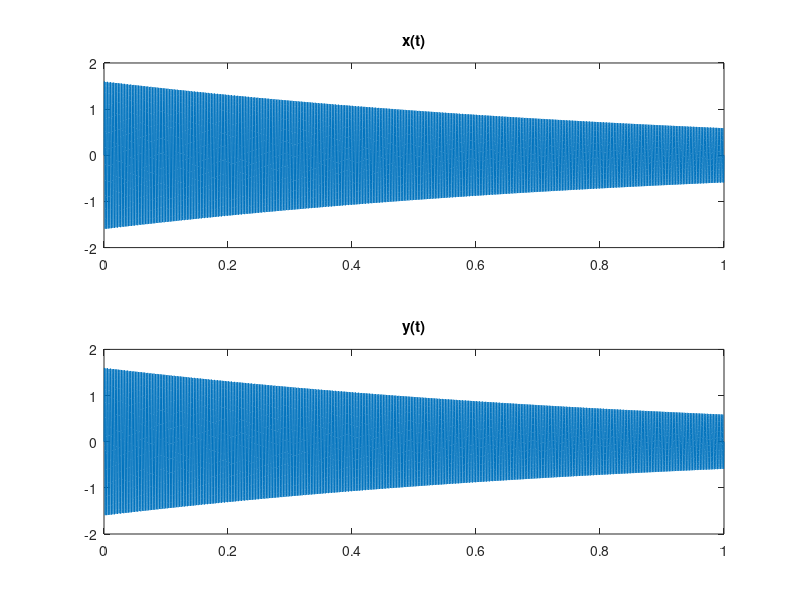

MATLAB code for this plot:
f = 400;                                            % frequency
fs = 11025;                                         % sampling frequncy
ts = 1/11015;                               
t = 0:ts:1;                                         % time array

x = exp(-t) .* sin(2 * pi * f * t);                 % x values

X1 = exp(-t) .* sin(2 * pi * f * (t - 0.2));        % first function
X2 = exp(-t) .* sin(2 * pi * f * (t - 0.4));        % second function

y = x + .4 * X1 + 0.2 * X2;                         % main function

subplot(211)                                        % plot the function
plot(t,y)
title('x(t)')
subplot(212)
plot(t,y)
title('y(t)')
saveas(gcf, 'problem2.png')

sound(y)                                            % generate a sound